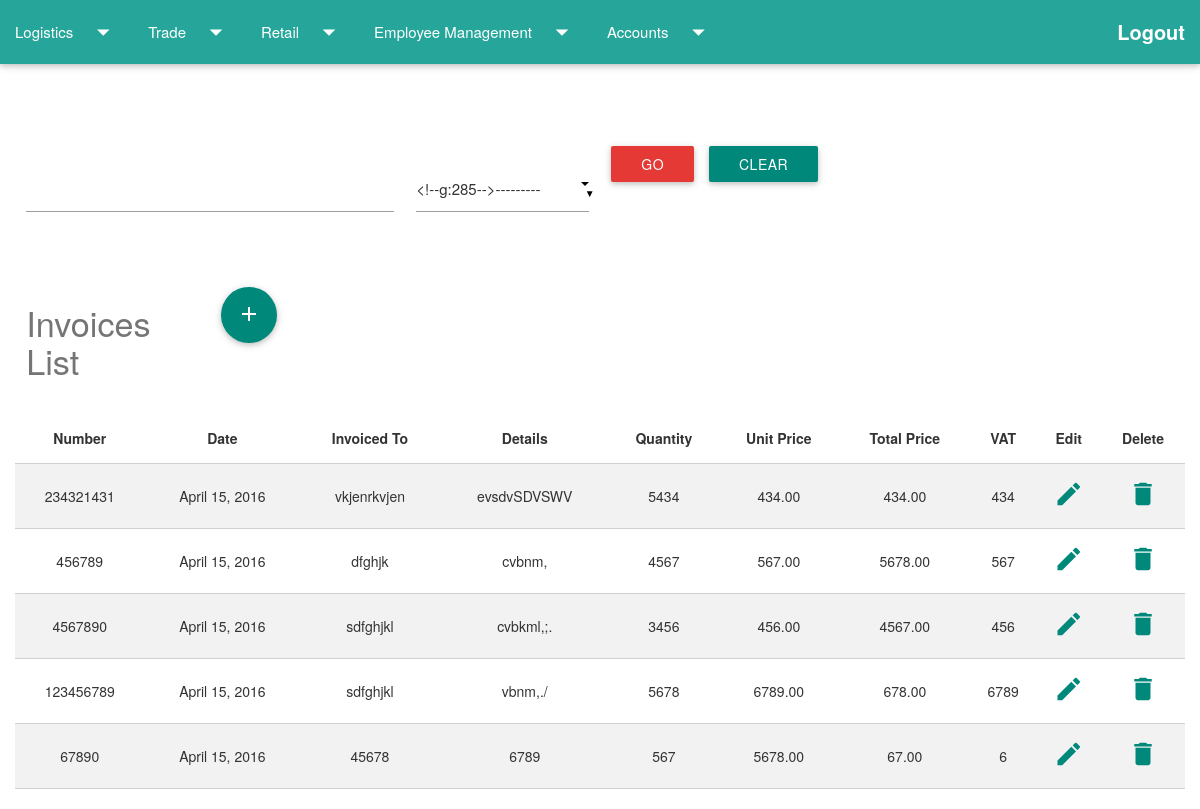
Screenshot of /homepage/retail/invoicelist/ (signed in) with the database file from the repository.
### retail/models.py (models this page shows, shortened)
class Invoice (models.Model):
	invoice_number = models.IntegerField()
	date = models.DateField(default=datetime.date.today)
	invoiced_to = models.CharField(max_length=100)
	details = models.TextField(blank=True)
	quantity = models.IntegerField()
	unit_price = models.DecimalField(max_digits=12,decimal_places=2)
	total_price = models.DecimalField(max_digits=12,decimal_places=2)
	vat = models.IntegerField()

### retail/views.py (the view)
def invoices_admin(request):
    if request.user.is_authenticated() and request.user.groups.all()[0].id==2:
        if request.method == "POST":
            form = InvoiceSearchForm(request.POST)
            if form.is_valid():
                searchiteminvoice = form.cleaned_data['invoice_search_item']
                invoicetype = form.cleaned_data['invoicesearch_type']+"__icontains"
                invoice_list = Invoice.objects.filter(**{invoicetype: searchiteminvoice})
                return render(request, 'retail/invoices_list.html', {'invoice_list': invoice_list,'form': form,'title':'Invoice Admin'})
            else:
                invoice_list = Invoice.objects.all()
        else:
            invoice_list = Invoice.objects.all()
            form = InvoiceSearchForm()
        return render(request, 'retail/invoices_list.html', {'invoice_list': invoice_list,'form': form,'title':'Invoice Admin'})
    else:
        return redirect(index)

### retail/forms.py
class InvoiceSearchForm(forms.ModelForm):
    class Meta:
        model = Invoicesearch
        fields = ('invoice_search_item', 'invoicesearch_type',)

### retail/templates/retail/invoices_list.html (shortened to what this page needs)
{% extends 'logistics/firstpage.html' %}
{% block content %}
<div class="container-fluid">
    <div class="row">
    </div>
     <div class="row">
    <form method="POST" class="post-form">
        <div class="row">
            <div class="col l4 s6">
                {{ form.invoice_search_item}} <br>
            </div>
            <div class="col l2 s6">
                {{ form.invoicesearch_type}} <br>
            </div>
            <div class="col l1 s6">
                <button type="submit" class="save btn btn-default red darken-1">Go</button>
            </div>
            <div class="col l1 s6">
                <a href="{% url 'invoices_admin' %}" class="waves-effect waves-light btn   teal darken-1">Clear</a>
            </div>
        </div>
    </form>
    <div class="row">
        <h4 class="headingcolour col s2">Invoices List</h4>
       <div class="col s3" >
      <a class="btn-floating btn-large teal darken-1 " href="{% url 'invoice_new' %}">
      <i class="large material-icons">add</i>
    </a>
   </div>
   </div>
    {% if invoice_list %}
    <table class="striped centered bordered responsive-table">
        <thead>
            <tr>
                <th>Number</th>
                <th>Date</th>
                <th>Invoiced To</th>
                <th>Details</th>
                <th>Quantity</th>
                <th>Unit Price</th>
                <th>Total Price</th>
                <th>VAT</th>
                <th>Edit</th>
                <th>Delete</th>
            </tr>
        </thead>
        <tbody>
            {% for invoice in invoice_list %}
            <tr>
                <td>{{invoice.invoice_number}}</td>
                <td>{{invoice.date}}</td>
                <td>{{invoice.invoiced_to}}</td>
                <td>{{invoice.details}}</td>
                <td>{{invoice.quantity}}</td>
                <td>{{invoice.unit_price}}</td>
                <td>{{invoice.total_price}}</td>
                <td>{{invoice.vat}}</td>
                 <td>  <a href="{% url 'invoice_edit' invoice_number=invoice.id %}">
                    <i class="small material-icons icon-cyan">mode_edit</i>
                    </a>
                </td>
                <td><a href="{% url 'delete_invoice' did=invoice.id %}"><i class="small material-icons icon-cyan">delete</i></a></td>
            </tr>
            {% endfor %}
        </tbody>
    </table>
    {% else %}
    <p>No results !</p>
    {% endif %}
</div>
{% endblock %}

### logistics/static/css/style.css (style rules this page uses)
.headingcolour { color: #757575; }
i.icon-cyan { color: #00897b; }
body { background: #ffffff; }

### rows the page displays
Invoice: invoice_number "234321431", date "April 15, 2016", invoiced_to "vkjenrkvjen", details "evsdvSDVSWV", quantity "5434", unit_price "434.00", total_price "434.00", vat "434"
Invoice: invoice_number "456789", date "April 15, 2016", invoiced_to "dfghjk", details "cvbnm,", quantity "4567", unit_price "567.00", total_price "5678.00", vat "567"
Invoice: invoice_number "4567890", date "April 15, 2016", invoiced_to "sdfghjkl", details "cvbkml,;.", quantity "3456", unit_price "456.00", total_price "4567.00", vat "456"
Invoice: invoice_number "123456789", date "April 15, 2016", invoiced_to "sdfghjkl", details "vbnm,./", quantity "5678", unit_price "6789.00", total_price "678.00", vat "6789"
Invoice: invoice_number "67890", date "April 15, 2016", invoiced_to "45678", details "6789", quantity "567", unit_price "5678.00", total_price "67.00", vat "6"
